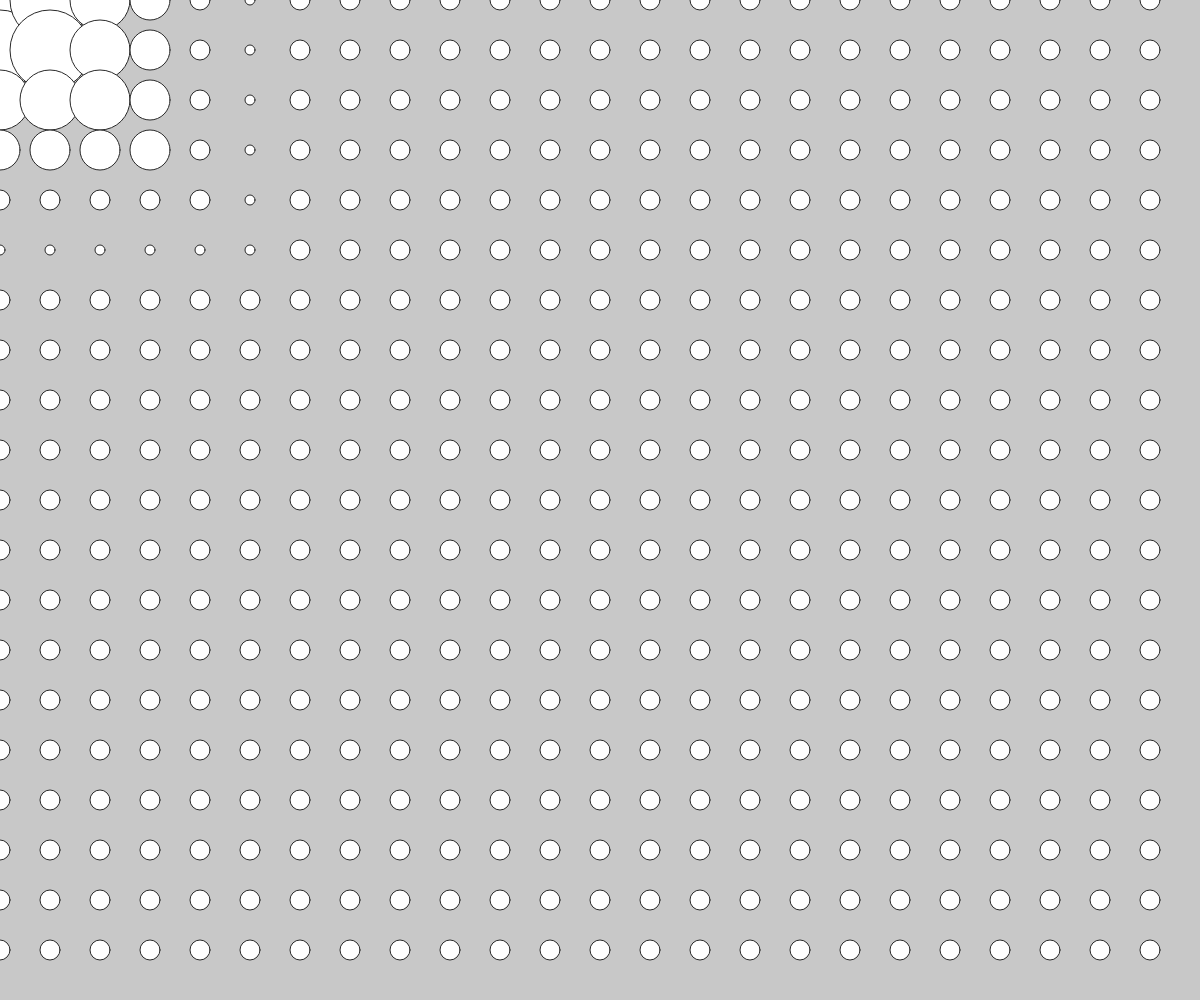
Frame 1 (no input)
Frame 60 (no input): identical to frame 1, image omitted
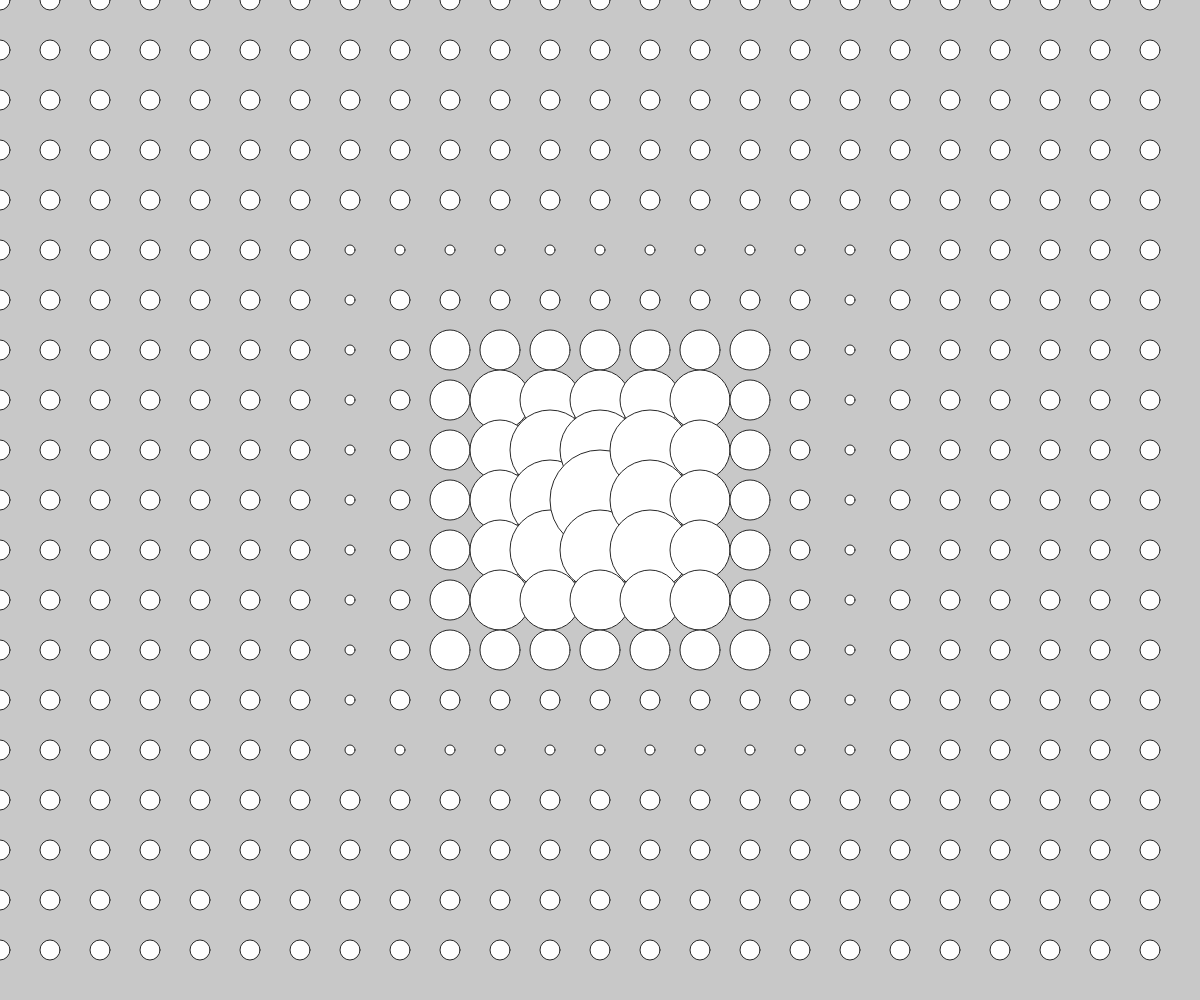
Frame 120 (the mouse pressed at the canvas centre since frame 60)

The p5.js sketch that drew these frames (run headless with seeded random() and noise() and a simulated clock; from frame 60 on, the mouse is pressed at the canvas centre):

// p5.js sketch
// ── sketch.js
function setup() {
  createCanvas(windowWidth, windowHeight);
  ellipseMode(CENTER);
  colorMode(RGB);
  noStroke();
}

function draw() {
  background(200);

  var colR;
  var colG;
  var colB;




  //SHAPES

  var heilà = 50;


  for(var x = 0; x < ((width/100)*100); x+=heilà) {
  for(var y = 0; y < ((height/100)*100); y+=heilà){


      var hey = 20;


      if(mouseX > x - 40 && mouseX < x + 10 && mouseY > y - 40 && mouseY < y + 10){
        hey = hey*5;
      }
      else if(mouseX > x - 90 && mouseX < x + 60 && mouseY > y - 90 && mouseY < y + 60){
        hey = hey*4;
        }
        else if(mouseX > x - 140 && mouseX < x + 110 && mouseY > y - 140 && mouseY < y + 110){
          hey = hey*3;
          }
          else if(mouseX > x - 190 && mouseX < x + 160 && mouseY > y - 190 && mouseY < y + 160){
            hey = hey*2;
            }
            else if(mouseX > x - 240 && mouseX < x + 210 && mouseY > y - 240 && mouseY < y + 210){
              hey = hey;
              }
              else if(mouseX > x - 290 && mouseX < x + 260 && mouseY > y - 290 && mouseY < y + 260){
                hey = hey*0.5;
                }

      if (mouseX>(width/2) && mouseY<height/2) {
        var colR = 255;
        var colG = 0;
        var colB = 0;
      }
      else if (mouseX>(width/2) && mouseY>height/2) {
        var colR=0;
        var colG=255;
        var colB=0;
      }
      else if (mouseX<(width/2) && mouseY>height/2) {
        var colR=0;
        var colG=0;
        var colB=255;
      }
      else {
        var colR=255;
        var colG=255;
        var colB=255;
      }


      fill(colR,colG,colB);
      stroke(40);
      strokeWeight(1);

      ellipse(x, y, hey);

    }
  }
}
